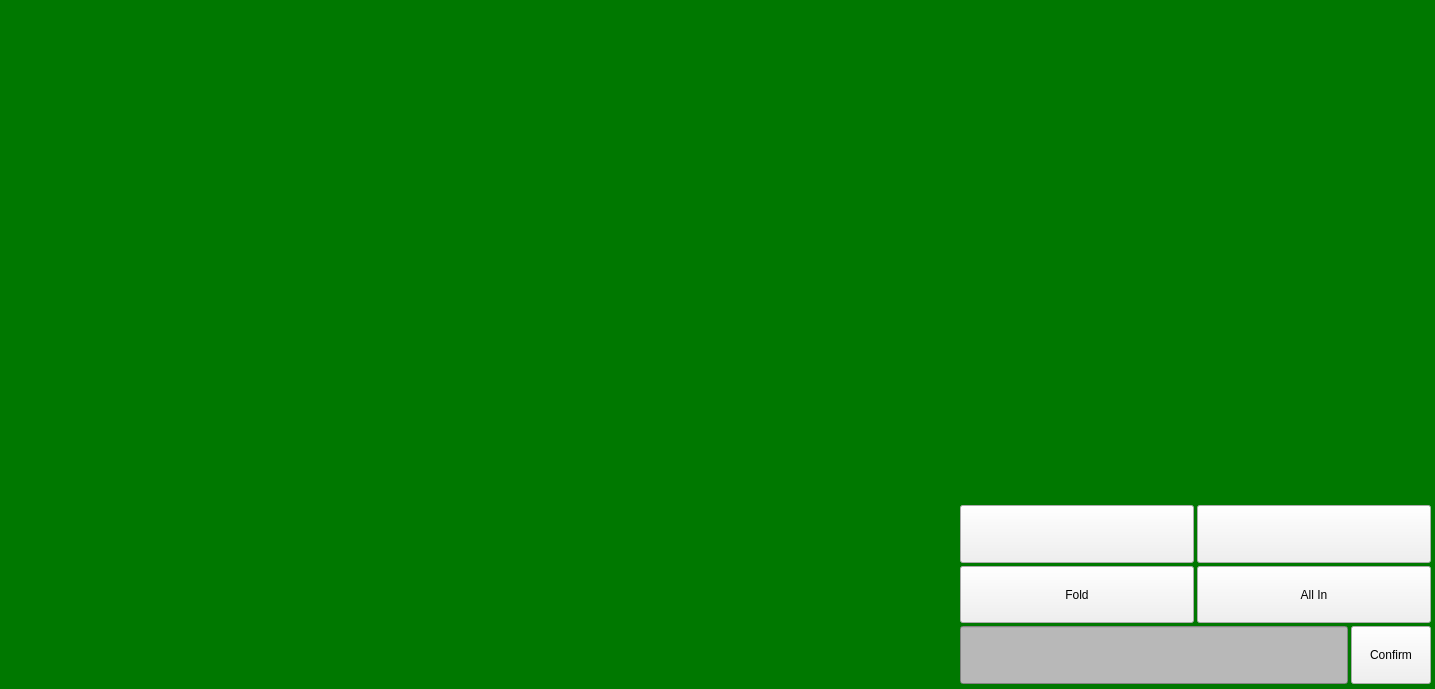
<?xml version="1.0" encoding="UTF-8"?>
<ui version="4.0">
	<class>Widget</class>
	<widget class="QWidget" name="Widget">
		<property name="geometry">
			<rect>
				<x>0</x>
				<y>0</y>
				<width>1435</width>
				<height>689</height>
			</rect>
		</property>
		<property name="windowTitle">
			<string>Poker</string>
		</property>
		<property name="styleSheet">
			<string notr="true">background-color: rgb(0, 120, 0);</string>
		</property>
		<widget class="QLabel" name="label">
			<property name="geometry">
				<rect>
					<x>120</x>
					<y>100</y>
					<width>1201</width>
					<height>401</height>
				</rect>
			</property>
			<property name="text">
				<string/>
			</property>
			<property name="pixmap">
				<pixmap resource="background.qrc">:/background/background_table.png</pixmap>
			</property>
			<property name="scaledContents">
				<bool>true</bool>
			</property>
		</widget>
		<widget class="QWidget" name="verticalLayoutWidget">
			<property name="geometry">
				<rect>
					<x>960</x>
					<y>505</y>
					<width>471</width>
					<height>179</height>
				</rect>
			</property>
			<layout class="QVBoxLayout" name="verticalLayout">
				<property name="spacing">
					<number>3</number>
				</property>
				<item>
					<layout class="QHBoxLayout" name="horizontalLayout_4">
						<property name="spacing">
							<number>3</number>
						</property>
						<item>
							<widget class="QPushButton" name="CheckButton">
								<property name="sizePolicy">
									<sizepolicy hsizetype="Preferred" vsizetype="Minimum">
										<horstretch>0</horstretch>
										<verstretch>0</verstretch>
									</sizepolicy>
								</property>
								<property name="autoFillBackground">
									<bool>false</bool>
								</property>
								<property name="styleSheet">
									<string notr="true">background-color: rgb(240, 240, 240);</string>
								</property>
								<property name="text">
									<string/>
								</property>
								<property name="iconSize">
									<size>
										<width>20</width>
										<height>20</height>
									</size>
								</property>
								<property name="checkable">
									<bool>false</bool>
								</property>
							</widget>
						</item>
						<item>
							<widget class="QPushButton" name="BetButton">
								<property name="sizePolicy">
									<sizepolicy hsizetype="Minimum" vsizetype="Minimum">
										<horstretch>0</horstretch>
										<verstretch>0</verstretch>
									</sizepolicy>
								</property>
								<property name="autoFillBackground">
									<bool>false</bool>
								</property>
								<property name="styleSheet">
									<string notr="true">background-color: rgb(240, 240, 240);</string>
								</property>
								<property name="text">
									<string/>
								</property>
							</widget>
						</item>
					</layout>
				</item>
				<item>
					<layout class="QHBoxLayout" name="horizontalLayout_3">
						<property name="spacing">
							<number>3</number>
						</property>
						<item>
							<widget class="QPushButton" name="FoldButton">
								<property name="sizePolicy">
									<sizepolicy hsizetype="Minimum" vsizetype="Minimum">
										<horstretch>0</horstretch>
										<verstretch>0</verstretch>
									</sizepolicy>
								</property>
								<property name="styleSheet">
									<string notr="true">background-color: rgb(240, 240, 240);</string>
								</property>
								<property name="text">
									<string>Fold</string>
								</property>
							</widget>
						</item>
						<item>
							<widget class="QPushButton" name="AllInButton">
								<property name="sizePolicy">
									<sizepolicy hsizetype="Minimum" vsizetype="Minimum">
										<horstretch>0</horstretch>
										<verstretch>0</verstretch>
									</sizepolicy>
								</property>
								<property name="autoFillBackground">
									<bool>false</bool>
								</property>
								<property name="styleSheet">
									<string notr="true">background-color: rgb(240, 240, 240);</string>
								</property>
								<property name="text">
									<string>All In</string>
								</property>
							</widget>
						</item>
					</layout>
				</item>
				<item>
					<layout class="QHBoxLayout" name="horizontalLayout_2">
						<property name="spacing">
							<number>3</number>
						</property>
						<item>
							<widget class="QLineEdit" name="lineEdit">
								<property name="sizePolicy">
									<sizepolicy hsizetype="Expanding" vsizetype="Minimum">
										<horstretch>0</horstretch>
										<verstretch>0</verstretch>
									</sizepolicy>
								</property>
								<property name="styleSheet">
									<string notr="true">background-color: rgb(184, 184, 184);</string>
								</property>
								<property name="inputMask">
									<string/>
								</property>
								<property name="text">
									<string/>
								</property>
								<property name="placeholderText">
									<string/>
								</property>
							</widget>
						</item>
						<item>
							<widget class="QPushButton" name="ConfirmButton">
								<property name="sizePolicy">
									<sizepolicy hsizetype="Minimum" vsizetype="Minimum">
										<horstretch>0</horstretch>
										<verstretch>0</verstretch>
									</sizepolicy>
								</property>
								<property name="styleSheet">
									<string notr="true">background-color: rgb(240, 240, 240);</string>
								</property>
								<property name="text">
									<string>Confirm</string>
								</property>
							</widget>
						</item>
					</layout>
				</item>
			</layout>
		</widget>
	</widget>
	<resources>
		<include location="background.qrc"/>
	</resources>
	<connections/>
</ui>
